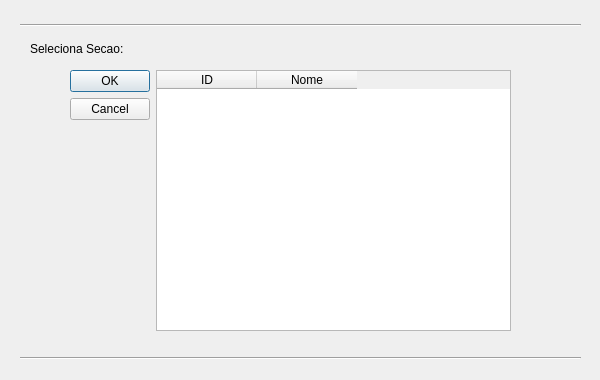
<?xml version="1.0" encoding="UTF-8"?>
<ui version="4.0">
 <class>botaoPesquisaSecao</class>
 <widget class="QDialog" name="botaoPesquisaSecao">
  <property name="geometry">
   <rect>
    <x>0</x>
    <y>0</y>
    <width>600</width>
    <height>380</height>
   </rect>
  </property>
  <property name="maximumSize">
   <size>
    <width>600</width>
    <height>380</height>
   </size>
  </property>
  <property name="windowTitle">
   <string>Dialog</string>
  </property>
  <widget class="QLabel" name="label">
   <property name="geometry">
    <rect>
     <x>30</x>
     <y>40</y>
     <width>121</width>
     <height>17</height>
    </rect>
   </property>
   <property name="text">
    <string>Seleciona Secao:</string>
   </property>
  </widget>
  <widget class="Line" name="line">
   <property name="geometry">
    <rect>
     <x>20</x>
     <y>350</y>
     <width>561</width>
     <height>16</height>
    </rect>
   </property>
   <property name="orientation">
    <enum>Qt::Horizontal</enum>
   </property>
  </widget>
  <widget class="Line" name="line_2">
   <property name="geometry">
    <rect>
     <x>20</x>
     <y>10</y>
     <width>561</width>
     <height>31</height>
    </rect>
   </property>
   <property name="orientation">
    <enum>Qt::Horizontal</enum>
   </property>
  </widget>
  <widget class="QWidget" name="layoutWidget">
   <property name="geometry">
    <rect>
     <x>70</x>
     <y>70</y>
     <width>441</width>
     <height>261</height>
    </rect>
   </property>
   <layout class="QHBoxLayout" name="horizontalLayout">
    <item>
     <widget class="QDialogButtonBox" name="buttonBox">
      <property name="orientation">
       <enum>Qt::Vertical</enum>
      </property>
      <property name="standardButtons">
       <set>QDialogButtonBox::Cancel|QDialogButtonBox::Ok</set>
      </property>
     </widget>
    </item>
    <item>
     <widget class="QTableWidget" name="tabelaSelecaoSecao">
      <property name="editTriggers">
       <set>QAbstractItemView::NoEditTriggers</set>
      </property>
      <column>
       <property name="text">
        <string>ID</string>
       </property>
      </column>
      <column>
       <property name="text">
        <string>Nome</string>
       </property>
      </column>
     </widget>
    </item>
   </layout>
  </widget>
 </widget>
 <resources/>
 <connections>
  <connection>
   <sender>buttonBox</sender>
   <signal>accepted()</signal>
   <receiver>botaoPesquisaSecao</receiver>
   <slot>accept()</slot>
   <hints>
    <hint type="sourcelabel">
     <x>248</x>
     <y>254</y>
    </hint>
    <hint type="destinationlabel">
     <x>157</x>
     <y>274</y>
    </hint>
   </hints>
  </connection>
  <connection>
   <sender>buttonBox</sender>
   <signal>rejected()</signal>
   <receiver>botaoPesquisaSecao</receiver>
   <slot>reject()</slot>
   <hints>
    <hint type="sourcelabel">
     <x>316</x>
     <y>260</y>
    </hint>
    <hint type="destinationlabel">
     <x>286</x>
     <y>274</y>
    </hint>
   </hints>
  </connection>
 </connections>
</ui>
